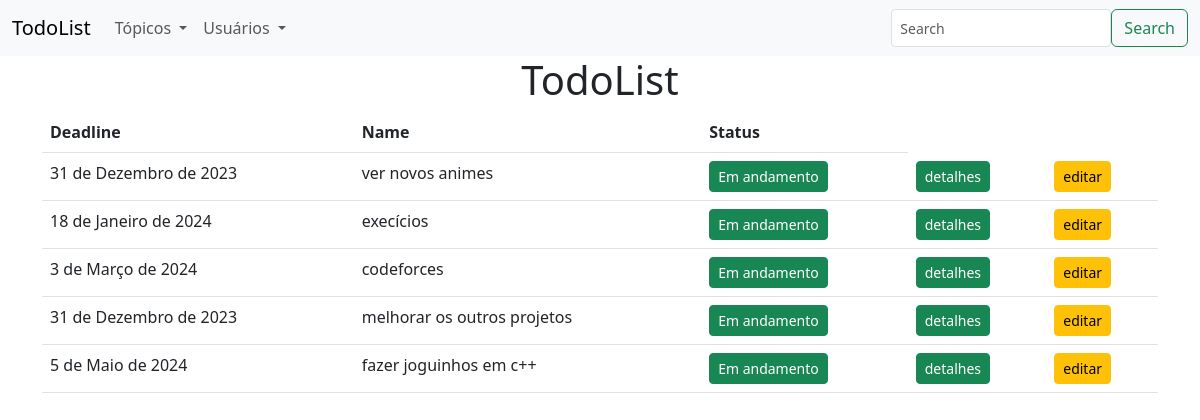
The app's page /todolist/site/ (signed in), older data.
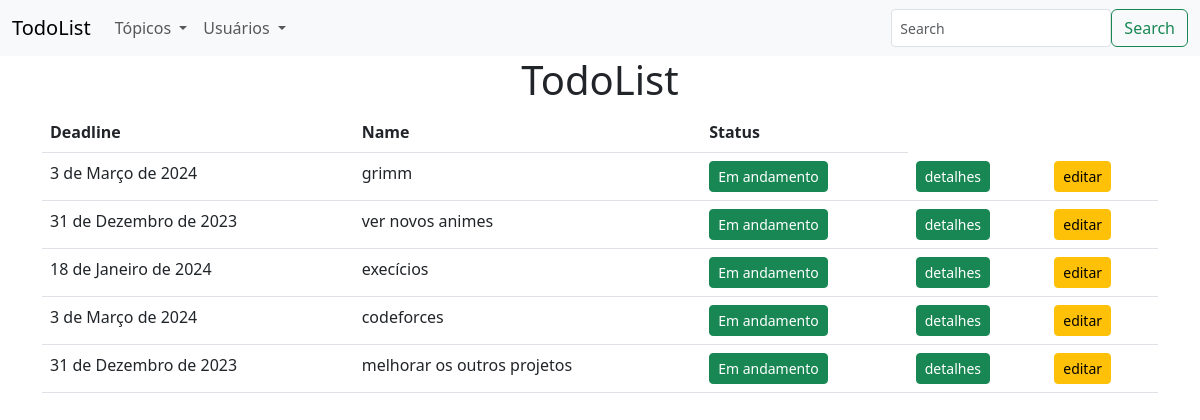
The same page, newer data.
### todolist/models.py (models this page shows, shortened)
class Topico(models.Model):
    name = models.CharField(max_length = 255)
    description = models.TextField()
    deadline = models.DateField(default = timezone.now)
    start = models.DateField(auto_now_add = True)
    updatedAt = models.DateField(auto_now = True)
    user = models.ForeignKey(User, on_delete = models.CASCADE)
    status_choices = [
        ("completed", "completed"),
        ("ongoing", "ongoing"),
        ("canceled", "canceled")
    ]
    status = models.CharField(choices=status_choices, default="ongoing", max_length=50)

### todolist/views.py (the view)
# urls.py: path('site/', views.site, name = 'site'),
@login_required(login_url = '/todolist/login/')
@require_http_methods(['GET'])
def site(request):
    pk = request.user.pk
    topicos = Topico.objects.filter(user_id = pk).order_by('-start')[:5]
    params = {
        'topicos': topicos,
        'active': True
    }
    return render(request, 'site.html', params)

### todolist/templates/site.html (shortened to what this page needs)
{% extends "base.html" %}
{% load static %}
{% block 'main' %}
    <div class = "container">
       <h1 class = "text-center">TodoList</h1>
       <table class = "table">
        <thead>
            <tr>
                <th>Deadline</th>
                <th>Name</th>
                <th>Status</th>
            </tr>
        </thead>
        <tbody>
            {% for topico in topicos %}
                <tr>
                    <td>{{topico.deadline}}</td>
                    <td>{{topico.name}}</td>
                    {% if topico.status == 'completed' %}
                        <td><a href = "#" class = "btn btn-sm btn-primary">Completado</a></td>
                    {% elif topico.status == 'ongoing'%}
                    <td><a href = "#" class = "btn btn-sm btn-success">Em andamento</a></td>
                    {% else %}
                    <td><a href = "#" class = "btn btn-sm btn-danger">Cancelado</a></td>
                    {% endif %}
                    <td><a href = "{% url 'topico.details' topico.pk %}" class = "btn btn-sm btn-success">detalhes</a></td>
                    <td><a href = "{% url 'topico.edit' topico.pk %}" class = "btn btn-sm btn-warning">editar</a></td>
                </tr>
            {% endfor %}
        </tbody>
    </table>
    </div>
{% endblock %}

### templates/base.html (shortened to what this page needs)
{% load static %}
<!doctype html>
<html lang = "pt-br">
<head>
    <link href = "{% static 'css/bootstrap.min.css' %}" rel = "stylesheet">
</head>
<body>
    <nav class = "navbar navbar-expand-lg bg-light navbar-light">
        <div class = "container-fluid">
            <a href = "{% url 'site' %}" class="navbar-brand">TodoList</a>
            <div class="collapse navbar-collapse">
                <ul class="navbar-nav navbar-nav-scroll">
                    <li class="nav-item dropdown">
                      <a data-bs-toggle="dropdown" class = "nav-link dropdown-toggle" href = "#" role = "button"> Tópicos </a>
                    </li>
                    <li class="nav-item dropdown">
                        <a data-bs-toggle="dropdown" class = "nav-link dropdown-toggle" href = "#" role = "button"> Usuários </a>
                    </li>
                </ul>
            </div>
            <form class="d-flex" action = "{% url 'topico.search' %}">
                <input class="form-control form-control-sm" type="search" placeholder="Search" name = "keywords">
                <button class="btn btn-outline-success" type="submit">Search</button>
            </form>
        </div>
    </nav>
    {% block 'main' %}
    {% endblock %}
</body>
</html>

Row changes from the older to the newer data that the page shows:
no longer on this page (row unchanged): Topico: deadline "5 de Maio de 2024", name "fazer joguinhos em c++", status "Em andamento"
added Topico: deadline "3 de Março de 2024", name "grimm", status "Em andamento"
